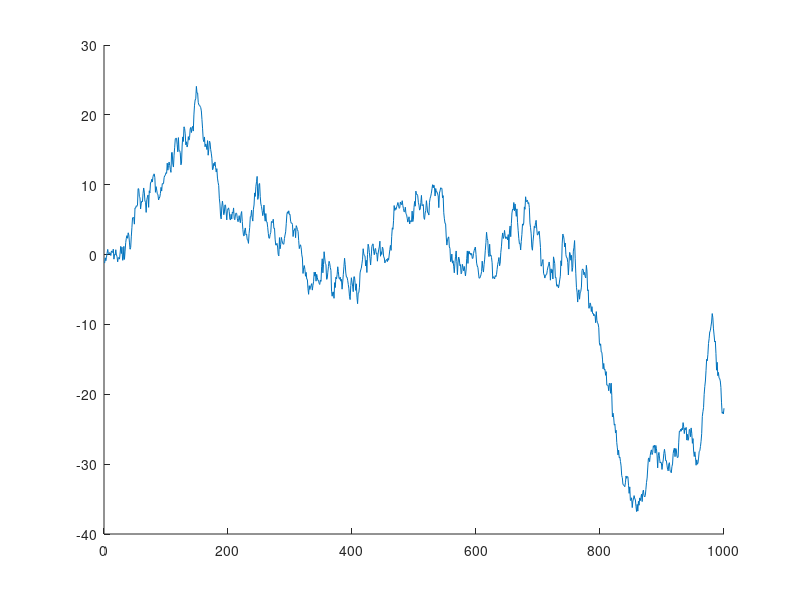

Here is the MATLAB script that generated this plot: (Note: this script raises an error after producing the figure.)
%% Filtering example in Matlab
% for comparison with Julia, Python, Octave...
% Pierre Haessig, June 2018

%% 1. Test the function (plot)

% Input vector (a kind of random walk) with 1000 pts
rng(0) % seed the RNG
u = cumsum(randn(1000,1));

% Compute and plot
a = 0.95;
figure;
hold on;
plot(u);
line = plot(smooth(u, a), 'LineWidth', 5);
line.Color(4) = 0.5; % semi-tranparent
legend(["original signal", "smoothed"]);


%% 2. Timing, with 10^7 pts input

u = cumsum(randn(10^7, 1));

% log console output to a file
diary('matlab_log.txt')

disp(version)
disp("Timing of the smoothing filter in Matlab, for 10^7 pts")
disp("1. iterative implementation")

tic();
smooth(u, 0.9);
toc();

disp("2. Matlab filter function")
% Timing of Matlab filter function (https://mathworks.com/help/matlab/ref/filter.html)
tic();
y = filter([.1], [1, -0.9], u);
toc();

diary off % disable logging to file

%% Smoothing function implementation (local function)
% Note:  including functions in scripts requires MATLAB R2016b or later.

function y = smooth(u, a)
    y = zeros(length(u),1);
    
    y(1) = (1-a)*u(1);
    for k=2:length(u)
        y(k) = a*y(k-1) + (1-a)*u(k);
    end
end